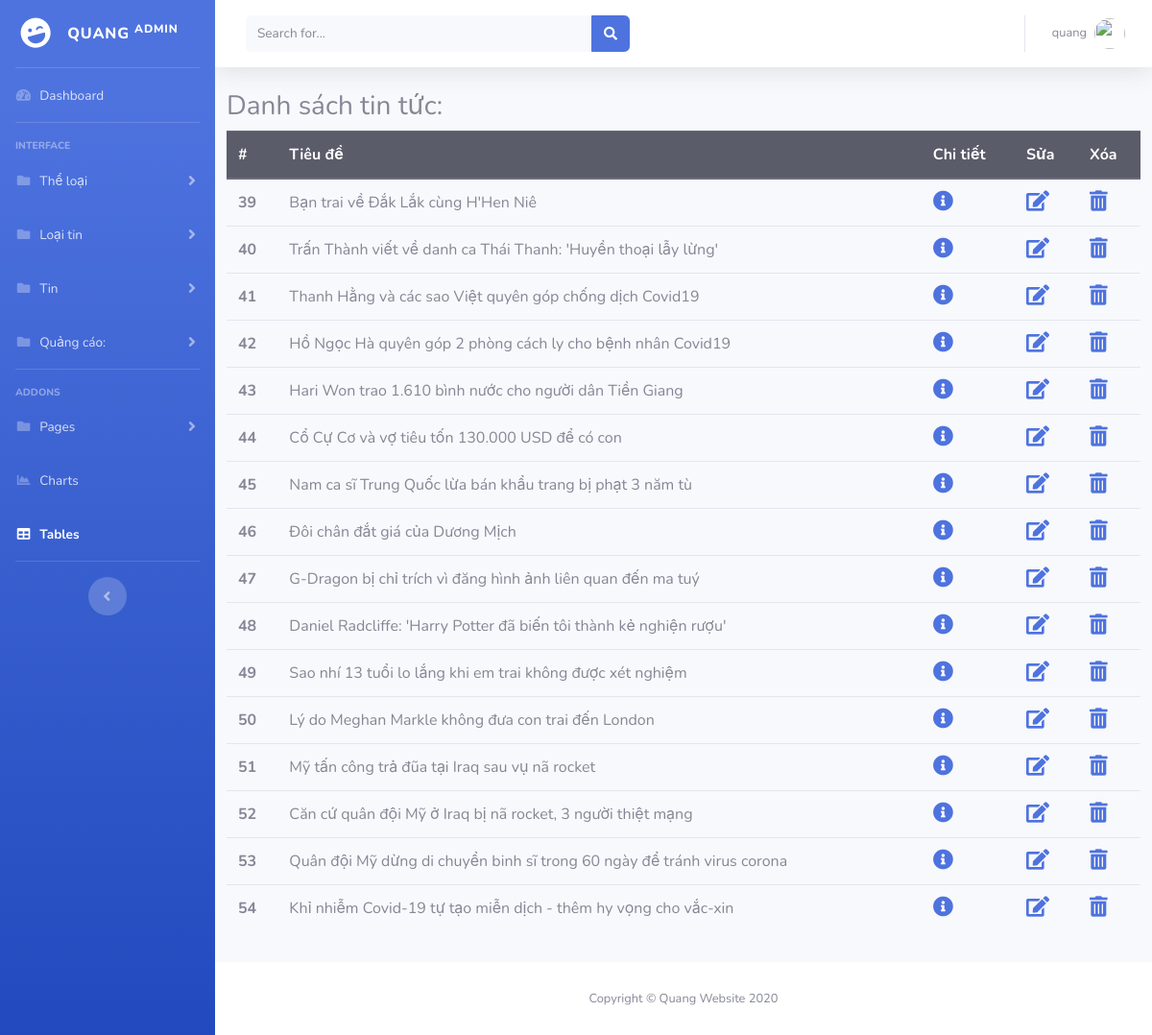
Page /admin_news/listTinTuc.php (signed in) on the committed database.
### tables this page shows
CREATE TABLE `tintuc` (
  `idTinTuc` int(11) NOT NULL,
  `TieuDe` varchar(200) NOT NULL,
  `TieuDeKhongDau` varchar(200) NOT NULL,
  `TomTat` text NOT NULL,
  `NoiDung` text NOT NULL,
  `HinhAnh` varchar(200) NOT NULL,
  `NoiBat` int(11) NOT NULL,
  `idLoaiTin` int(11) NOT NULL,
  `idTacGia` int(11) NOT NULL,
  `NgayDang` date NOT NULL
);

### admin_news/listTinTuc.php (the view, shortened to what this page needs)
<?php session_start();
	  include 'incl/header.php';
	  include 'connect/conn.php';
 ?>
	<div class="row">
		<h3>Danh sách tin tức:	</h3>
		<div class="table">
			<table class="table">
			  <thead class="thead-dark">
			    <tr>
			      <th scope="col">#</th>
			      <th scope="col">Tiêu đề</th>
			      <th scope="col">Chi tiết</th>
			      <th scope="col">Sửa</th>
			      <th scope="col">Xóa</th>
			    </tr>
			  </thead>
			  <tbody>
			  		<?php
			  			$sql = "SELECT * FROM tintuc";
			  			$result = mysqli_query($conn,$sql);
			  			if (mysqli_num_rows($result)>0) {
			  				while ($rows=mysqli_fetch_assoc($result)) {
			  				   ?>
			  				   <tr>
							      <th scope="row"><?php echo $rows['idTinTuc']; ?></th>
							      <td><?php echo $rows['TieuDe']; ?></td>
							      <td><a href="ChiTietTin.php?id=<?php echo $rows['idTinTuc']; ?>"><i class="fas fa-info-circle fa-lg"></i></a></td>
							      <td><a href="SuaTin.php?id=<?php echo $rows['idTinTuc']; ?>"><i class="fas fa-edit fa-lg"></i></a></td>
							      <td><a href="XoaTin.php?id=<?php echo $rows['idTinTuc']; ?>"><i class="fas fa-trash-alt fa-lg"></i></a></td>
							    </tr>
			  				   <?php
			  				}
			  			}
		  		 ?>
 	 		</tbody>
		</table>
	</div>
</div>
<?php include 'incl/footer.php'; ?>

### rows in the picture
tintuc: idTinTuc "39", TieuDe "Bạn trai về Đắk Lắk cùng H'Hen Niê"
tintuc: idTinTuc "40", TieuDe "Trấn Thành viết về danh ca Thái Thanh: 'Huyền thoại lẫy lừng'"
tintuc: idTinTuc "41", TieuDe "Thanh Hằng và các sao Việt quyên góp chống dịch Covid19"
tintuc: idTinTuc "42", TieuDe "Hồ Ngọc Hà quyên góp 2 phòng cách ly cho bệnh nhân Covid19"
tintuc: idTinTuc "43", TieuDe "Hari Won trao 1.610 bình nước cho người dân Tiền Giang"
tintuc: idTinTuc "44", TieuDe "Cổ Cự Cơ và vợ tiêu tốn 130.000 USD để có con"
tintuc: idTinTuc "45", TieuDe "Nam ca sĩ Trung Quốc lừa bán khẩu trang bị phạt 3 năm tù"
tintuc: idTinTuc "46", TieuDe "Đôi chân đắt giá của Dương Mịch"
tintuc: idTinTuc "47", TieuDe "G-Dragon bị chỉ trích vì đăng hình ảnh liên quan đến ma tuý"
tintuc: idTinTuc "48", TieuDe "Daniel Radcliffe: 'Harry Potter đã biến tôi thành kẻ nghiện rượu'"
tintuc: idTinTuc "49", TieuDe "Sao nhí 13 tuổi lo lắng khi em trai không được xét nghiệm"
tintuc: idTinTuc "50", TieuDe "Lý do Meghan Markle không đưa con trai đến London"
tintuc: idTinTuc "51", TieuDe "Mỹ tấn công trả đũa tại Iraq sau vụ nã rocket"
tintuc: idTinTuc "52", TieuDe "Căn cứ quân đội Mỹ ở Iraq bị nã rocket, 3 người thiệt mạng"
tintuc: idTinTuc "53", TieuDe "Quân đội Mỹ dừng di chuyển binh sĩ trong 60 ngày để tránh virus corona"
tintuc: idTinTuc "54", TieuDe "Khỉ nhiễm Covid-19 tự tạo miễn dịch - thêm hy vọng cho vắc-xin"

### other values in the picture
$_SESSION['user'] "quang"
